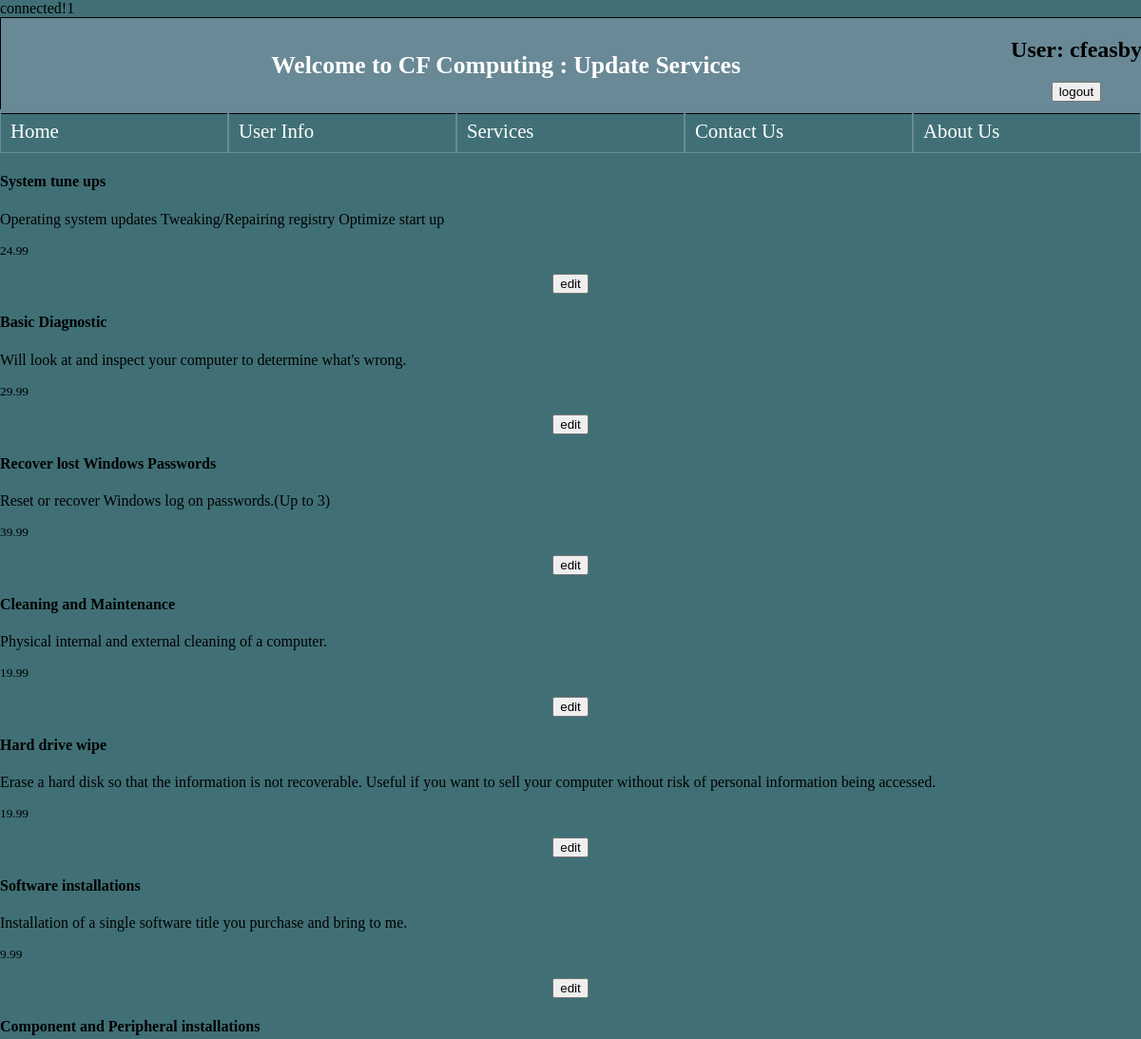
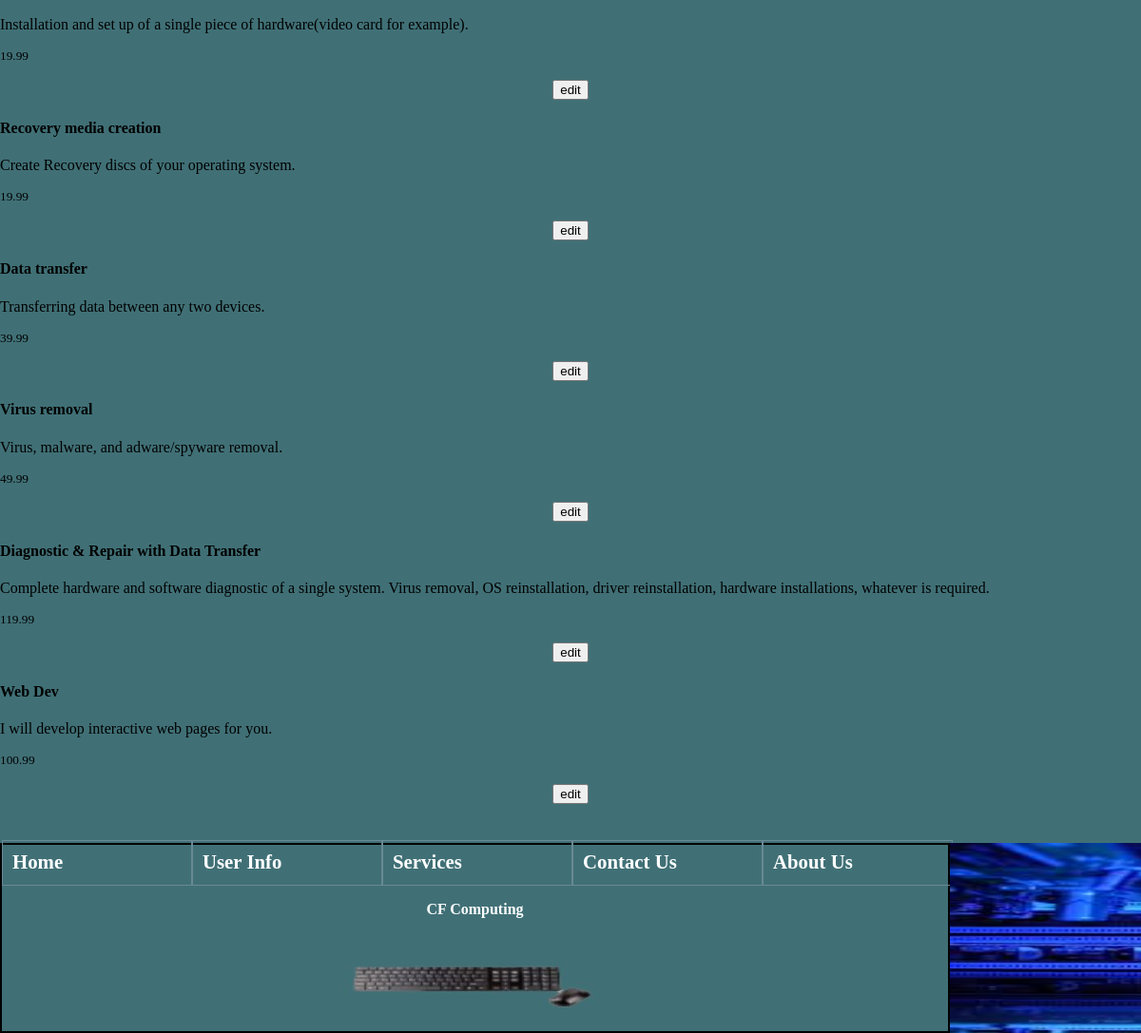
Screenshot of /showServices.php (signed in) with the database file from the repository (2 pictures, top to bottom).
### tables this page shows
CREATE TABLE `services` (
  `id` int(11) NOT NULL,
  `name` varchar(200) NOT NULL,
  `description` varchar(200) NOT NULL,
  `price` double NOT NULL
);

### showServices.php (the view, shortened to what this page needs)
<?php
    require 'connect.php';
    if(isset($_SESSION['id']))
    {
        $service_id = $_SESSION['id'];
        $query = "SELECT id, name, description, price FROM services";
        $statement = $db->prepare($query);
        $statement->bindValue(':id', $service_id);
        $statement->execute();
        echo $_SESSION['id'];
    }
?>
<!DOCTYPE html>
<html>
<head>
    <link rel="stylesheet" href="cfstyles.css" type="text/css">
</head>
<body>
    <header>
        <?php if(!isset($_SESSION['id'])): ?>
            <h1>Welcome to CF Computing : Update Services</h1>
        <?php else: ?>
            <h1>Welcome to CF Computing : Update Services<br></h1>
            <form action="index.php" method="post">
                <h2>User: <?= $_SESSION['username'] ?></h2>
                <h2><input type="submit" name="act" value="logout"></h2>
            </form>
        <?php endif ?>
    </header>
    <nav id="banner">
        <ul>
            <li><a href = "index.php">Home</a></li>
            <?php if(!isset($_SESSION['id'])): ?>
                <li><a href = "login.php">Login</a></li>
            <?php else: ?>
                <li><a href = "userinfo.php">User Info</a></li>
            <?php endif ?>
            <li><a href = "services.php">Services</a></li>
            <li><a href = "contact.php">Contact Us</a></li>
            <li><a href = "about.php">About Us</a></li>
        </ul>
    </nav>
    <?php while ($row = $statement->fetch()): ?>
        <div class="blog_post">
          <h4><?= $row['name'] ?></h4>
          <p>
            <?= $row['description'] ?>
          </p>
          <p>
            <small>
              <?= $row['price'] ?>
            <?php if($_SESSION['admin']): ?>
              <form action="updateDeleteServices.php" method="post">
                <h2><input type="submit" name="command" value="edit"></h2>
              </form>
            <?php endif ?>
            </small>
          </p>
        </div>
    <?php endwhile ?>
        <footer>
        <nav id = "footerBanner">
            <ul>
            <li><a href = "index.php">Home</a></li>
            <?php if(!isset($_SESSION['id'])): ?>
                <li><a href = "login.php">Login</a></li>
            <?php else: ?>
                <li><a href = "userinfo.php">User Info</a></li>
            <?php endif ?>
            <li><a href = "services.php">Services</a></li>
            <li><a href = "contact.php">Contact Us</a></li>
            <li><a href = "about.php">About Us</a></li>
            </ul>
            <p>CF Computing</p>
            <img src = "keyboard.jpg" alt = "keyboard" id ="keyboard" />
        </nav>
        <img src = "footerimage.jpg" alt = "computer" id ="pic" />
    </footer>
    </body>
</html>

### cfstyles.css (style rules this page uses)
body { font-family: Calibri; margin: 0px; padding: 0px; background-color: #407076; padding-bottom: 225px; }
header { display: flex; width: 100%; height: 100px; background-color: #698996; border: 1px #000 solid; }
header > h1 { margin: auto; color: #FFF; font-size: 1.6em; transition: .5s; }
h2 { text-align: center; }
nav ul { display: flex; flex-direction: row; list-style: none; justify-content: center; padding-left: 0px; padding-right: 0px; margin-top: -5px; }
nav ul li { padding: 10px; border: 1px #698996 solid; flex-basis: 100%; }
nav ul li a { color: #FFF; text-decoration: none; font-size: 1.3em; }
footer { background-color: #C9C5BA; position: fixed; display: flex; bottom: 0px; }
footer p { text-align: center; }
footer nav { width: 995px; background-color: #407076; border: 2px #000 solid; font-weight: bold; color: #FFF; margin: 0px auto; }
footer nav ul { height: 48px; width: 1000px; list-style: none; justify-content: center; padding-left: 0px; padding-right: 0px; margin-top: -5px; }
footer nav ul li { padding: 10px; border: 1px #698996 solid; }
footer #pic { height: 200px; width: 895px; }
footer #keyboard { padding-left: 340px; }

### rows the page displays
services: name "System tune ups", description "Operating system updates Tweaking/Repairing registry Optimize start up", price "24.99"
services: name "Basic Diagnostic", description "Will look at and inspect your computer to determine what's wrong.", price "29.99"
services: name "Recover lost Windows Passwords", description "Reset or recover Windows log on passwords.(Up to 3)", price "39.99"
services: name "Cleaning and Maintenance", description "Physical internal and external cleaning of a computer.", price "19.99"
services: name "Hard drive wipe", description "Erase a hard disk so that the information is not recoverable. Useful if you want to sell your computer without risk of personal information being accessed.", price "19.99"
services: name "Software installations", description "Installation of a single software title you purchase and bring to me.", price "9.99"
services: name "Component and Peripheral installations", description "Installation and set up of a single piece of hardware(video card for example).", price "19.99"
services: name "Recovery media creation", description "Create Recovery discs of your operating system.", price "19.99"
services: name "Data transfer", description "Transferring data between any two devices.", price "39.99"
services: name "Virus removal", description "Virus, malware, and adware/spyware removal.", price "49.99"
services: name "Diagnostic & Repair with Data Transfer", description "Complete hardware and software diagnostic of a single system. Virus removal, OS reinstallation, driver reinstallation, hardware installations, whatever is required.", price "119.99"
services: name "Web Dev", description "I will develop interactive web pages for you.", price "100.99"

### other values shown
$_SESSION['id'] "1"
$_SESSION['username'] "cfeasby"
